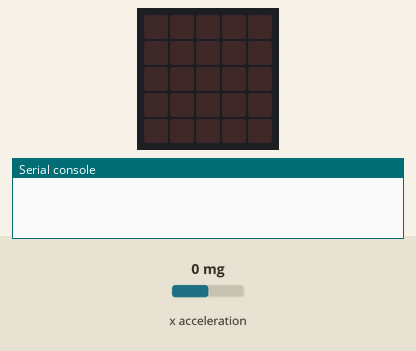
This program was run on a simulated BBC micro:bit running MicroPython. On the bench: the board's 5×5 LED display, the last lines printed to the serial console. Inputs (shaded band) come from the test bench; at power-on: x acceleration 0 mg. No radio messages arrive unless stated (any console line starting 'radio sent:' is added by the test bench).

Above: at 1.2 s.
1.3 s: x acceleration set to -270 mg
2.8 s: x acceleration set to -316 mg
At 3.2 s:
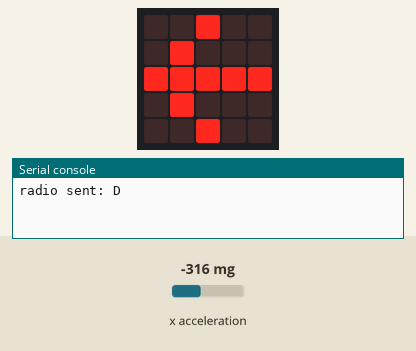
4.3 s: x acceleration set to 750 mg
At 6.8 s:
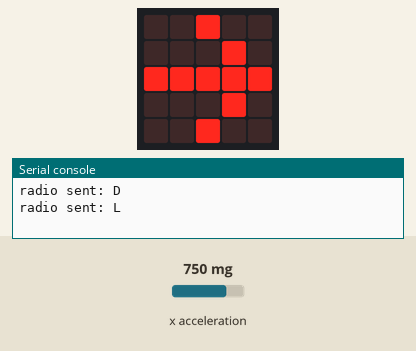
7.3 s: x acceleration set to 315 mg
10.0 s: x acceleration set to 288 mg
At 12.7 s:
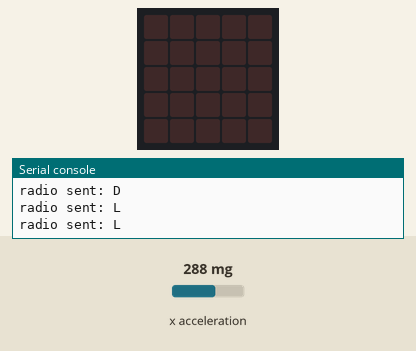
13.0 s: x acceleration set to -1440 mg
At 14.4 s:
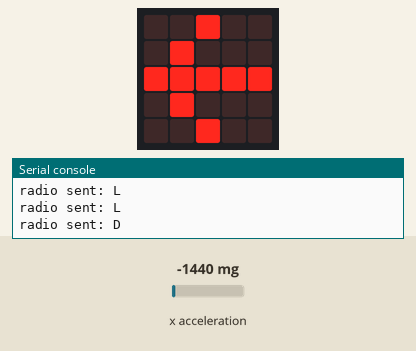
Timing chart, 0 to 15.5 s (numbered marks = the images above; inputs shaded):
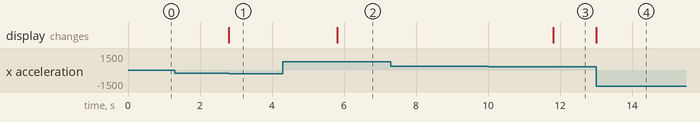

Measured:
- the behaviour switches between -300 and -301 mg on x acceleration (found by bisection; images 0 and 1)
- the behaviour switches between 301 and 300 mg on x acceleration (found by bisection; images 2 and 3)
- after the input at 1.3 s, every drawn part: stays the same
- after the input at 2.8 s, the display: changes at once (image 1)
- after the input at 4.3 s, the display: changes after 1.5 s (image 2)
- after the input at 10.0 s, the display: changes after 1.8 s (image 3)
- after the input at 13.0 s, the display: changes at once (image 4)

The program:

bicikl_slanje_kaciga.py
```python
from microbit import *
import radio

radio.on()

while True:
    stranicno__dvizenje = accelerometer.get_x()
    if stranicno__dvizenje > 300: # koga ja navednuvame glavata nalevo
        radio.send("L")
        # gledano od prednata strana, nalevo pokazuva strelkata ARROW_E
        display.show(Image.ARROW_E)
        sleep(3000)
    if stranicno__dvizenje < -300: # koga ja navednuvame glavata nadesno
        radio.send("D")
        # gledano od prednata strana, nadesno pokazuva strelkata ARROW_W
        display.show(Image.ARROW_W)
        sleep(3000)
    display.clear()
```
